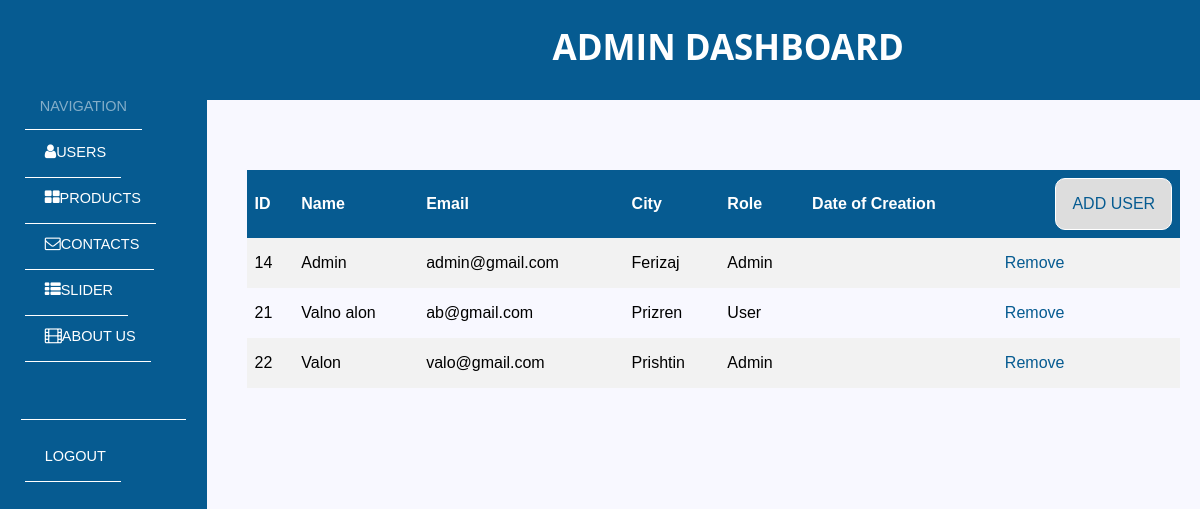
Page /backend/users.php (signed in) on the earlier database version.
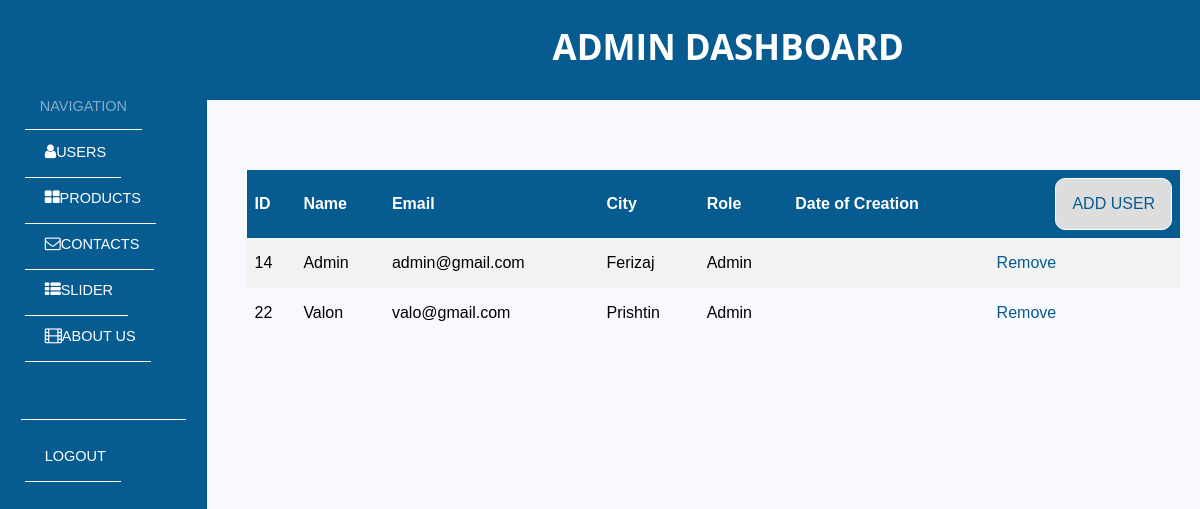
Same page on the later database version.
### tables this page shows
CREATE TABLE `users` (
  `id` int(11) NOT NULL,
  `name` varchar(255) NOT NULL,
  `email` varchar(255) NOT NULL,
  `password` varchar(255) NOT NULL,
  `city` varchar(255) DEFAULT NULL,
  `gender` varchar(10) DEFAULT NULL,
  `is_superadmin` tinyint(4) NOT NULL DEFAULT 0,
  `created_at` date DEFAULT current_timestamp()
);

### backend/controllers/UserController.php (called while the page is built, shortened)
<?php
class UserController
{
    protected $database;
    public function __construct()
    {
        $this->database = new Database;
    }
    public function showAll()
    {
        $query = $this->database->pdo->query('SELECT * FROM users');
        return $query->fetchAll();
    }
}
?>

### backend/core/Database.php (called while the page is built, shortened)
<?php
class Database
{
    public function __construct()
    {
        $host = "localhost";
        $user = "root";
        $password = "";
        $db_name = "flex-furniture-1";
        try{
            $link = new PDO("mysql:host=$host;dbname=$db_name",$user,$password);
            $this->pdo = $link;
        }catch(PDOException $e) {
            die('DIE'. $e->getMessage());
        }
    }
}
?>

### backend/users.php (the view, shortened to what this page needs)
<?php
require './controllers/UserController.php';
$user = new UserController;
$users = $user->showAll();
?>
<!DOCTYPE html>
<html lang="en">
<head>
    <link rel="stylesheet" type="text/css" media="screen" href="../css/admin.css">
    <link rel="stylesheet" href="https://cdnjs.cloudflare.com/ajax/libs/font-awesome/4.7.0/css/font-awesome.min.css">
</head>
<body>
<div class="dashboard-wrapper">
    <?php include 'inc/sidebar.php' ?>
    <div id="dashboard-container">
        <div class="content-title">
            <h1 class="page-title"><a href="users.php">Admin Dashboard</a></h1>
        </div>
        <div class="main-content">
            <table class="table">
                <tr class="table-head">
                    <th>ID</th>
                    <th>Name</th>
                    <th>Email</th>
                    <th>City</th>
                    <th>Role</th>
                    <th>Date of Creation</th>
                    <th>
                        <button id="myBtn" class="button1" style="float: right">ADD USER</button>
                    </th>
                </tr>
                <?php foreach ($users as $user) : ?>
                    <tr>
                        <td><?php echo $user['id'] ?></td>
                        <td><?php echo $user['name'] ?></td>
                        <td><?php echo $user['email'] ?></td>
                        <td><?php echo $user['city'] ?></td>
                        <td><?php echo $user['is_superadmin'] == 1 ? "Admin" : "User" ?></td>
                        <td></td>
                        <td><a href="controllers/functions/delete-user.php?id=<?php echo $user["id"] ?>">Remove</a></td>
                    </tr>
                <?php endforeach ?>
            </table>
        </div>
    </div>
</div>
</body>
</html>

Differences in the rows shown:
removed users: id "21", name "Valno alon", email "ab@gmail.com", city "Prizren", is_superadmin "User"
